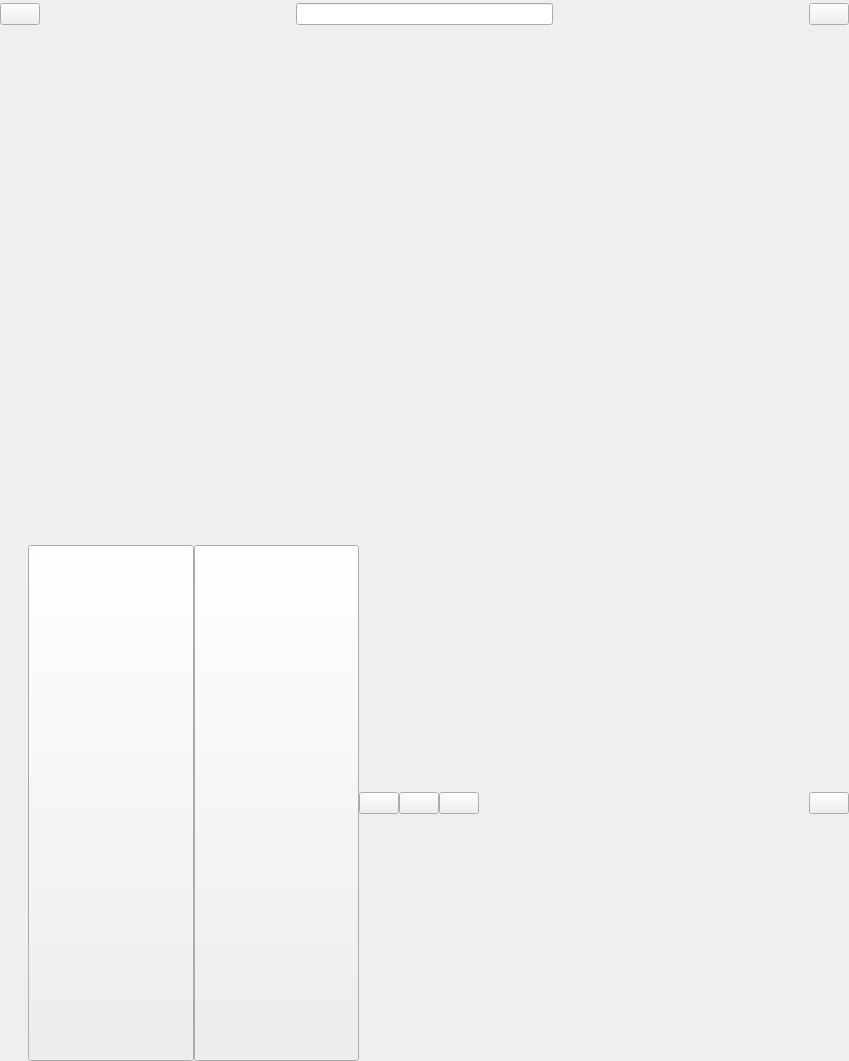
<?xml version="1.0" encoding="UTF-8"?>
<ui version="4.0">
 <class>SettingsBrowser</class>
 <widget class="QWidget" name="SettingsBrowser">
  <property name="geometry">
   <rect>
    <x>0</x>
    <y>0</y>
    <width>849</width>
    <height>1061</height>
   </rect>
  </property>
  <property name="sizePolicy">
   <sizepolicy hsizetype="Expanding" vsizetype="Expanding">
    <horstretch>0</horstretch>
    <verstretch>0</verstretch>
   </sizepolicy>
  </property>
  <property name="minimumSize">
   <size>
    <width>0</width>
    <height>0</height>
   </size>
  </property>
  <property name="maximumSize">
   <size>
    <width>849</width>
    <height>1061</height>
   </size>
  </property>
  <property name="windowTitle">
   <string>Form</string>
  </property>
  <property name="styleSheet">
   <string notr="true" />
  </property>
  <layout class="QVBoxLayout" name="verticalLayout">
   <property name="spacing">
    <number>0</number>
   </property>
   <property name="margin">
    <number>0</number>
   </property>
   <item>
    <widget class="QWidget" name="navBarBrowser" native="true">
     <layout class="QHBoxLayout" name="horizontalLayout_8">
      <property name="spacing">
       <number>0</number>
      </property>
      <property name="margin">
       <number>0</number>
      </property>
      <item>
       <widget class="QPushButton" name="homeBtn">
        <property name="focusPolicy">
         <enum>Qt::NoFocus</enum>
        </property>
        <property name="text">
         <string />
        </property>
       </widget>
      </item>
      <item>
       <spacer name="horizontalSpacer_2">
        <property name="orientation">
         <enum>Qt::Horizontal</enum>
        </property>
        <property name="sizeHint" stdset="0">
         <size>
          <width>57</width>
          <height>28</height>
         </size>
        </property>
       </spacer>
      </item>
      <item>
       <widget class="QLineEdit" name="urlLineEdit" />
      </item>
      <item>
       <spacer name="horizontalSpacer">
        <property name="orientation">
         <enum>Qt::Horizontal</enum>
        </property>
        <property name="sizeHint" stdset="0">
         <size>
          <width>57</width>
          <height>28</height>
         </size>
        </property>
       </spacer>
      </item>
      <item>
       <widget class="QPushButton" name="reloadPageBtn">
        <property name="text">
         <string />
        </property>
       </widget>
      </item>
     </layout>
    </widget>
   </item>
   <item>
    <widget class="qbookwebview" name="QbookWebView" native="true">
     <property name="sizePolicy">
      <sizepolicy hsizetype="Expanding" vsizetype="Expanding">
       <horstretch>0</horstretch>
       <verstretch>0</verstretch>
      </sizepolicy>
     </property>
     <property name="styleSheet">
      <string notr="true" />
     </property>
    </widget>
   </item>
   <item>
    <widget class="QWidget" name="bottomBrowser" native="true">
     <layout class="QHBoxLayout" name="horizontalLayout">
      <property name="spacing">
       <number>0</number>
      </property>
      <property name="margin">
       <number>0</number>
      </property>
      <item>
       <spacer name="spacerBrowserBottomLeft">
        <property name="orientation">
         <enum>Qt::Horizontal</enum>
        </property>
        <property name="sizeType">
         <enum>QSizePolicy::Fixed</enum>
        </property>
        <property name="sizeHint" stdset="0">
         <size>
          <width>28</width>
          <height>28</height>
         </size>
        </property>
       </spacer>
      </item>
      <item>
       <widget class="QWidget" name="pagerBrowserCont" native="true">
        <layout class="QHBoxLayout" name="horizontalLayout_2">
         <property name="spacing">
          <number>0</number>
         </property>
         <property name="margin">
          <number>0</number>
         </property>
         <item>
          <widget class="QPushButton" name="previousPageBtn">
           <property name="sizePolicy">
            <sizepolicy hsizetype="Expanding" vsizetype="Expanding">
             <horstretch>0</horstretch>
             <verstretch>0</verstretch>
            </sizepolicy>
           </property>
           <property name="text">
            <string />
           </property>
          </widget>
         </item>
         <item>
          <widget class="QPushButton" name="nextPageBtn">
           <property name="sizePolicy">
            <sizepolicy hsizetype="Expanding" vsizetype="Expanding">
             <horstretch>0</horstretch>
             <verstretch>0</verstretch>
            </sizepolicy>
           </property>
           <property name="text">
            <string />
           </property>
          </widget>
         </item>
        </layout>
       </widget>
      </item>
      <item>
       <widget class="QPushButton" name="zoomInBtn">
        <property name="text">
         <string />
        </property>
       </widget>
      </item>
      <item>
       <widget class="QPushButton" name="zoomOutBtn">
        <property name="text">
         <string />
        </property>
       </widget>
      </item>
      <item>
       <widget class="QPushButton" name="favouriteBtn">
        <property name="text">
         <string />
        </property>
       </widget>
      </item>
      <item>
       <spacer name="horizontalSpacer_3">
        <property name="orientation">
         <enum>Qt::Horizontal</enum>
        </property>
        <property name="sizeHint" stdset="0">
         <size>
          <width>57</width>
          <height>28</height>
         </size>
        </property>
       </spacer>
      </item>
      <item>
       <widget class="QPushButton" name="addFavouriteBtn">
        <property name="text">
         <string />
        </property>
       </widget>
      </item>
     </layout>
    </widget>
   </item>
  </layout>
 </widget>
 <customwidgets>
  <customwidget>
   <class>qbookwebview</class>
   <extends>QWidget</extends>
   <header>qbookwebview.h</header>
   <container>1</container>
  </customwidget>
 </customwidgets>
 <resources />
 <connections />
</ui>
